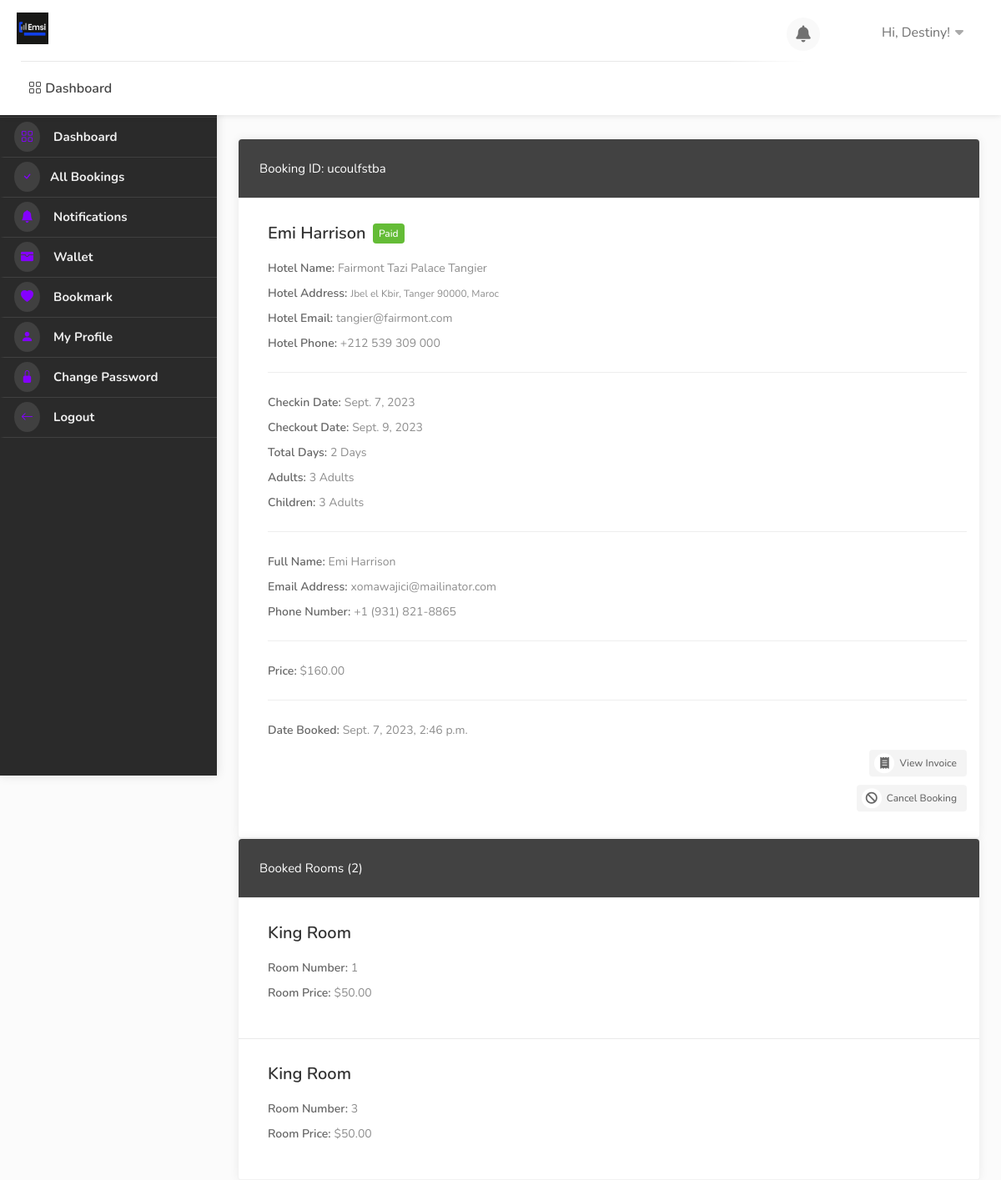
/dashboard/booking-detail/ucoulfstba/ (signed in), run on the app's committed database.
### userauths/models.py (models this page shows, shortened)
class User(AbstractUser):
    full_name = models.CharField(max_length=1000, null=True, blank=True)
    username = models.CharField(max_length=100, null=True, blank=True)
    email = models.EmailField(unique=True)
    phone = models.CharField(max_length=100, null=True, blank=True)
    gender = models.CharField(max_length=100, choices=GENDER, null=True, blank=True)
    otp = models.CharField(max_length=100, null=True, blank=True)
    USERNAME_FIELD = "email"
    REQUIRED_FIELDS = ['username']

### hotel/models.py (models this page shows, shortened)
class Booking(models.Model):
    user = models.ForeignKey(User, on_delete=models.SET_NULL, null=True, blank=True)
    payment_status = models.CharField(max_length=100, choices=PAYMENT_STATUS, default="initiated")
    full_name = models.CharField(max_length=1000, null=True, blank=True)
    email = models.EmailField(null=True, blank=True)
    phone = models.CharField(max_length=1000, null=True, blank=True)
    hotel = models.ForeignKey(Hotel, on_delete=models.SET_NULL, null=True)
    room_type = models.ForeignKey(RoomType, on_delete=models.SET_NULL, null=True)
    room = models.ManyToManyField(Room)
    before_discount = models.DecimalField(max_digits=12, decimal_places=2, default=0.00)
    total = models.DecimalField(max_digits=12, decimal_places=2, default=0.00)
    saved = models.DecimalField(max_digits=12, decimal_places=2, default=0.00)
    check_in_date = models.DateField()
    check_out_date = models.DateField()
    total_days = models.PositiveIntegerField(default=0)
    num_adults = models.PositiveIntegerField(default=1)
    num_children = models.PositiveIntegerField(default=0)
    checked_in = models.BooleanField(default=False)
    checked_out = models.BooleanField(default=False)
    is_active = models.BooleanField(default=True)
    checked_in_tracker = models.BooleanField(default=False, help_text="DO NOT CHECK THIS BOX")
    checked_out_tracker = models.BooleanField(default=False, help_text="DO NOT CHECK THIS BOX")
    date = models.DateTimeField(auto_now_add=True, null=True, blank=True)
    coupons = models.ManyToManyField("hotel.Coupon", blank=True)
    stripe_payment_intent = models.CharField(max_length=200,null=True, blank=True)
    success_id = ShortUUIDField(length=300, max_length=505, alphabet="abcdefghijklmnopqrstuvxyz1234567890")
    booking_id = ShortUUIDField(unique=True, length=10, max_length=20, alphabet="abcdefghijklmnopqrstuvxyz")

class Hotel(models.Model):
    user = models.ForeignKey(User, on_delete=models.CASCADE)
    name = models.CharField(max_length=100)
    description = CKEditor5Field(config_name='extends', null=True, blank=True)
    image = models.FileField(upload_to="hotel_gallery")
    address = models.CharField(max_length=200)
    mobile = models.CharField(max_length=20)
    email = models.CharField(max_length=20)
    status = models.CharField(choices=HOTEL_STATUS, max_length=10, default="published", null=True, blank=True)
    tags = TaggableManager(blank=True)
    views = models.PositiveIntegerField(default=0)
    featured = models.BooleanField(default=False)
    hid = ShortUUIDField(unique=True, length=10, max_length=20, alphabet="abcdefghijklmnopqrstuvxyz")
    slug = models.SlugField(null=True, blank=True)
    date = models.DateTimeField(auto_now_add=True)
    def hotel_gallery(self):
        return HotelGallery.objects.filter(hotel=self)

class Room(models.Model):
    hotel = models.ForeignKey(Hotel, on_delete=models.CASCADE)
    room_type = models.ForeignKey(RoomType, on_delete=models.CASCADE)
    room_number = models.CharField(max_length=10)
    is_available = models.BooleanField(default=True)
    rid = ShortUUIDField(unique=True, length=10, max_length=20, alphabet="abcdefghijklmnopqrstuvxyz")
    date = models.DateTimeField(auto_now_add=True)

class RoomType(models.Model):
    hotel = models.ForeignKey(Hotel, on_delete=models.CASCADE)
    type = models.CharField(max_length=10)
    price = models.DecimalField(max_digits=12, decimal_places=2, default=0.00)
    number_of_beds = models.PositiveIntegerField(default=0)
    room_capacity = models.PositiveIntegerField(default=0)
    rtid = ShortUUIDField(unique=True, length=10, max_length=20, alphabet="abcdefghijklmnopqrstuvxyz")
    slug = models.SlugField(null=True, blank=True)
    date = models.DateTimeField(auto_now_add=True)

### user_dashboard/views.py (the view)
# urls.py: path("booking-detail/<booking_id>/", views.booking_detail, name="booking_detail"),
@login_required
def booking_detail(request, booking_id):
    booking = Booking.objects.get(booking_id=booking_id)
    context = {
        "booking":booking,
    }
    return render(request, "user_dashboard/booking_detail.html", context)

### templates/user_dashboard/booking_detail.html (shortened to what this page needs)
{% extends 'partials/dashboard_base.html' %}
{% load static %}
{% block content %}
    <div id="dashboard">
        {% include 'partials/dashboard_sidebar.html' %}
        <div class="utf_dashboard_content">
            <div class="row">
                <div class="col-lg-6 col-md-12">
                  <div class="utf_dashboard_list_box margin-top-0">
                    <h4>Booking ID: {{ booking.booking_id }}</h4>
                    <ul>
                      <li class="utf_approved_booking_listing">
                        <div class="utf_list_box_listing_item bookings">
                          <div class="utf_list_box_listing_item_content">
                            <div class="inner">
                              <h3>{{booking.full_name|title}} <span class="utf_booking_listing_status">{{booking.payment_status|title}}</span></h3>
                              <div class="utf_inner_booking_listing_list">
                                <h5>Hotel Name:</h5>
                                <ul class="utf_booking_listing_list">
                                  <li>{{booking.hotel.name}}</li>
                                </ul>
                              </div>
                              <div class="utf_inner_booking_listing_list">
                                <h5>Hotel Address:</h5>
                                <ul class="utf_booking_listing_list">
                                  <li><small>{{booking.hotel.address}}</small></li>
                                </ul>
                              </div>
                              <div class="utf_inner_booking_listing_list">
                                <h5>Hotel Email:</h5>
                                <ul class="utf_booking_listing_list">
                                  <li>{{booking.hotel.email}}</li>
                                </ul>
                              </div>
                              <div class="utf_inner_booking_listing_list">
                                <h5>Hotel Phone:</h5>
                                <ul class="utf_booking_listing_list">
                                  <li>{{booking.hotel.mobile}}</li>
                                </ul>
                              </div>
                              <hr>
                              <div class="utf_inner_booking_listing_list">
                                <h5>Checkin Date:</h5>
                                <ul class="utf_booking_listing_list">
                                  <li class="highlighted">{{booking.check_in_date}}</li>
                                </ul>
                              </div>
                              <div class="utf_inner_booking_listing_list">
                                <h5>Checkout Date:</h5>
                                <ul class="utf_booking_listing_list">
                                  <li class="highlighted">{{booking.check_out_date}}</li>
                                </ul>
                              </div>
                              <div class="utf_inner_booking_listing_list">
                                <h5>Total Days:</h5>
                                <ul class="utf_booking_listing_list">
                                  <li class="highlighted">{{ booking.total_days }} Days</li>
                                </ul>
                              </div>
                              <div class="utf_inner_booking_listing_list">
                                <h5>Adults:</h5>
                                <ul class="utf_booking_listing_list">
                                  <li class="highlighted">{{ booking.num_adults }} Adults</li>
                                </ul>
                              </div>
                              <div class="utf_inner_booking_listing_list">
                                <h5>Children:</h5>
                                <ul class="utf_booking_listing_list">
                                  <li class="highlighted">{{ booking.num_children }} Adults</li>
                                </ul>
                              </div>
                              <hr>
                              <div class="utf_inner_booking_listing_list">
                                <h5>Full Name:</h5>
                                <ul class="utf_booking_listing_list">
                                  <li class="highlighted">{{booking.full_name|title}}</li>
                                </ul>
                              </div>
                              <div class="utf_inner_booking_listing_list">
                                <h5>Email Address:</h5>
                                <ul class="utf_booking_listing_list">
                                  <li class="highlighted">{{booking.email}}</li>
                                </ul>
                              </div>
                              <div class="utf_inner_booking_listing_list">
                                <h5>Phone Number:</h5>
                                <ul class="utf_booking_listing_list">
                                  <li class="highlighted">{{booking.phone}}</li>
                                </ul>
                              </div>
                              <hr>
                              <div class="utf_inner_booking_listing_list">
                                <h5>Price:</h5>
                                <ul class="utf_booking_listing_list">
                                  <li class="highlighted">${{booking.total|floatformat:2}}</li>
                                </ul>
                              </div>
                              <hr>
                              <div class="utf_inner_booking_listing_list">
                                <h5>Date Booked:</h5>
                                <ul class="utf_booking_listing_list">
                                  <li class="highlighted">{{booking.date}}</li>
                                </ul>
                              </div>
                            </div>
                          </div>
                        </div>
                        <div class="buttons-to-right "> <a href="#" class="button gray reject"><i class="fas fa-receipt "></i> View Invoice</a> </div>
                        <div class="buttons-to-right margin-top-10"> <a href="#" class="button gray reject"><i class="fas fa-ban"></i> Cancel Booking</a> </div>
                      </li>
                    </ul>
                  </div>
                </div>
                <div class="col-lg-6 col-md-12">
                    <div class="utf_dashboard_list_box margin-top-0">
                      <h4>Booked Rooms ({{ booking.room.all.count }})</h4>
                      <ul>
                        {% for r in booking.room.all %}
                        <li class="utf_approved_booking_listing">
                          <div class="utf_list_box_listing_item bookings">
                            <div class="utf_list_box_listing_item_content">
                              <div class="inner">
                                <h3>{{r.room_type.type}} Room </h3>
                                <div class="utf_inner_booking_listing_list">
                                  <h5>Room Number:</h5>
                                  <ul class="utf_booking_listing_list">
                                    <li>{{r.room_number}}</li>
                                  </ul>
                                </div>
                                <div class="utf_inner_booking_listing_list">
                                  <h5>Room Price:</h5>
                                  <ul class="utf_booking_listing_list">
                                    <li class="highlighted">${{r.room_type.price|floatformat:2}}</li>
                                  </ul>
                                </div>
                              </div>
                            </div>
                          </div>
                        </li>
                        {% endfor %}
                      </ul>
                    </div>
                  </div>
              </div>
        </div>
    </div>
{% endblock content %}

### templates/partials/dashboard_base.html (shortened to what this page needs)
{% load static %}
<!DOCTYPE html>
<html lang="zxx">
<head>
    <link rel="stylesheet" href="{% static 'css/stylesheet.css' %}">
    <link rel="stylesheet" href="{% static 'css/mmenu.css' %}">
    <link rel="stylesheet" href="{% static 'css/perfect-scrollbar.css' %}">
    <link rel="stylesheet" href="{% static 'css/style.css' %}" id="colors">
    <link rel="stylesheet" href="https://cdn.jsdelivr.net/npm/bootstrap-icons@1.10.5/font/bootstrap-icons.css">
    <link rel="stylesheet" href="https://cdnjs.cloudflare.com/ajax/libs/font-awesome/4.7.0/css/font-awesome.css" />
    <link rel="stylesheet" href="https://cdnjs.cloudflare.com/ajax/libs/font-awesome/6.0.0/css/all.min.css" />
    <link rel="stylesheet" href="https://cdn.jsdelivr.net/npm/@mdi/font@7.2.96/css/materialdesignicons.min.css">
    <link href='https://unpkg.com/boxicons@2.1.4/css/boxicons.min.css' rel='stylesheet'>
    <link rel="stylesheet" href="https://cdn.jsdelivr.net/npm/remixicon-ligatures@2.5.0/fonts/remixicon.min.css">
    <link href="https://cdn.jsdelivr.net/npm/remixicon@2.2.0/fonts/remixicon.css" rel="stylesheet">
</head>
<body>
    <div id="main_wrapper">
        <header id="header_part" class="fixed fullwidth_block dashboard">
            <div id="header" class="not-sticky">
                <div class="container">
                    <div class="utf_left_side">
                        <div id="logo"> <a href="{% url 'dashboard:dashboard' %}"><img src="{% static 'images/logo.png' %}" alt=""></a> </div>
                        <nav id="navigation" class="style_one">
                            <ul id="responsive">
                                <li><a href="{% url 'dashboard:dashboard' %}"> <i class="bi bi-grid"></i> Dashboard</a></li>
                            </ul>
                        </nav>
                        <div class="clearfix"></div>
                    </div>
                    <div class="utf_right_side">
                        <div class="header_widget">
                            <div class="dashboard_header_button_item {% if noti %} has-noti {% endif %} js-item-menu">
                                <i class="fas fa-bell"></i>
                            </div>
                            <div class="utf_user_menu">
                                <div class="utf_user_name"><span><img src="{{request.user.profile.image.url}}" alt=""></span>Hi, {{request.user.username|title}}!</div>
                            </div>
                        </div>
                    </div>
                </div>
            </div>
        </header>
        {% block content %}
        {% endblock content %}
    </div>
</body>
</html>

### data on the page
User: user.username "Destiny"
Booking: booking_id "ucoulfstba", full_name "Emi Harrison", payment_status "Paid", hotel.name "Fairmont Tazi Palace Tangier", hotel.address "Jbel el Kbir, Tanger 90000, Maroc", hotel.email "tangier@fairmont.com", hotel.mobile "+212 539 309 000", check_in_date "Sept. 7, 2023", check_out_date "Sept. 9, 2023", total_days "2", num_adults "3", num_children "3", email "xomawajici@mailinator.com", phone "+1 (931) 821-8865", total "160.00", date "Sept. 7, 2023, 2:46 p.m.", room.all.count "2"
Room: room_type.type "King", room_number "1", room_type.price "50.00"
Room: room_type.type "King", room_number "3", room_type.price "50.00"
